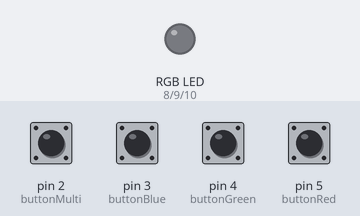
Simulated run of this sketch. Board: Arduino Uno, built with avr-gcc and run on an emulated ATmega328P. Parts: an RGB LED mixed from three pins (HIGH = lit). Dashed ring = blinking. Inputs (shaded band) come from the test bench; at power-on: pin 2 (buttonMulti), pin 3 (buttonBlue), pin 4 (buttonGreen), pin 5 (buttonRed) HIGH. Dim RGB values are drawn brighter than linear.

Above: at 1.2 s.
1.3 s: pin 2 (buttonMulti) pulled LOW for 0.15 s
At 1.75 s:
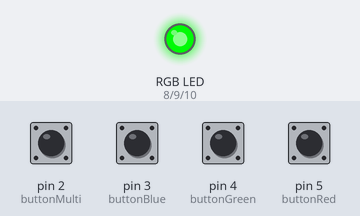
4.3 s: pin 2 (buttonMulti) pulled LOW for 1 s
At 6.0 s:
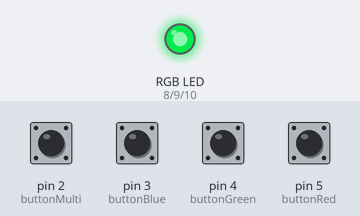
8.3 s: pin 3 (buttonBlue) pulled LOW for 1 s
At 8.75 s:
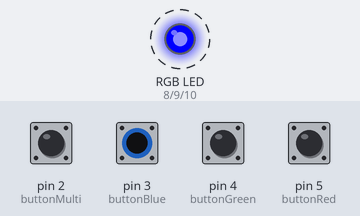
11.0 s: pin 4 (buttonGreen) pulled LOW for 0.15 s
At 12.0 s:
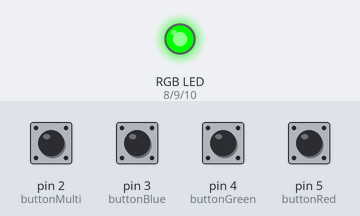
12.8 s: pin 5 (buttonRed) pulled LOW for 0.15 s
At 13.4 s:
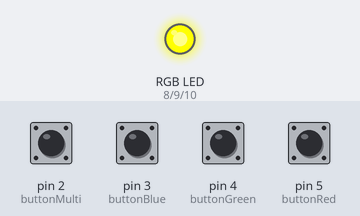
14.6 s: pin 3 (buttonBlue) pulled LOW for 0.15 s
At 16.0 s:
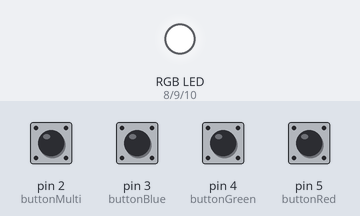
Timing chart, 0 to 17.4 s (numbered marks = the images above; inputs shaded):
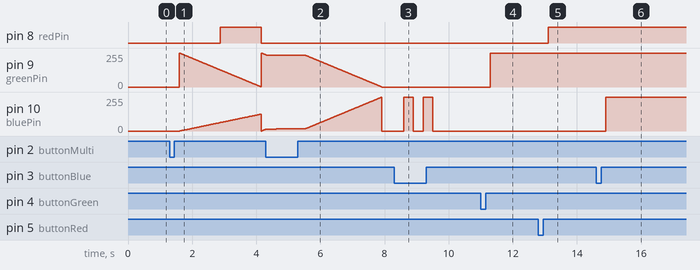

The sketch:

Salle_de_jeux.ino
```cpp
// Définition des broches pour la LED RGB
const int redPin = 8;
const int greenPin = 9;
const int bluePin = 10;

// Définition des broches pour les boutons
const int buttonRed = 5;
const int buttonGreen = 4;
const int buttonBlue = 3;
const int buttonMulti = 2;

// Variables d'état des couleurs
bool redState = false;
bool greenState = false;
bool blueState = false;
bool multiColorMode = false;

// Variables pour gérer l'anti-rebond
bool lastButtonRedState = HIGH;
bool lastButtonGreenState = HIGH;
bool lastButtonBlueState = HIGH;
bool lastButtonMultiState = HIGH;

void setup() {
  pinMode(redPin, OUTPUT);
  pinMode(greenPin, OUTPUT);
  pinMode(bluePin, OUTPUT);
  pinMode(buttonRed, INPUT_PULLUP);
  pinMode(buttonGreen, INPUT_PULLUP);
  pinMode(buttonBlue, INPUT_PULLUP);
  pinMode(buttonMulti, INPUT_PULLUP);
}

void loop() {
  handleButtonToggle(buttonRed, lastButtonRedState, redState);
  handleButtonToggle(buttonGreen, lastButtonGreenState, greenState);
  handleButtonToggle(buttonBlue, lastButtonBlueState, blueState);
  handleButtonToggle(buttonMulti, lastButtonMultiState, multiColorMode);

  if (multiColorMode) {
    rainbowEffect();
  } else {
    digitalWrite(redPin, redState ? HIGH : LOW);
    digitalWrite(greenPin, greenState ? HIGH : LOW);
    digitalWrite(bluePin, blueState ? HIGH : LOW);
  }
}

void handleButtonToggle(int buttonPin, bool &lastButtonState, bool &colorState) {
  bool buttonPressed = digitalRead(buttonPin) == LOW;
  if (buttonPressed && lastButtonState == HIGH) {
    colorState = !colorState;
    delay(300); // Anti-rebond
  }
  lastButtonState = buttonPressed;
}

void rainbowEffect() {
  for (int i = 0; i < 255; i++) {
    analogWrite(redPin, i);
    analogWrite(greenPin, 255 - i);
    analogWrite(bluePin, i / 2);
    checkMultiColorButton(); // Vérifie si le bouton multi est pressé
    delay(10);
  }
  for (int i = 255; i > 0; i--) {
    analogWrite(redPin, i / 2);
    analogWrite(greenPin, i);
    analogWrite(bluePin, 255 - i);
    checkMultiColorButton(); // Vérifie si le bouton multi est pressé
    delay(10);
  }
}

void checkMultiColorButton() {
  bool buttonPressed = digitalRead(buttonMulti) == LOW;
  if (buttonPressed) {
    multiColorMode = false; // Désactive le mode multicolore
    delay(300); // Anti-rebond
  }
}
```

Measured:
- after the input at 1.3 s, pin 8 (redPin): LOW → HIGH after 1.6 s, → LOW 1.3 s later; pin 9 (greenPin): ramps from 255/255 to 1/255 and jumps back, once every 2.6 s
- after the input at 4.3 s, pin 8 (redPin): stays LOW (without the input it goes to HIGH after 3.7 s)
- after the input at 8.3 s, pin 10 (bluePin): alternates 255/255 for 0.30 s and 0/255 for 0.30 s, 4 changes in all, then stays 0/255, starting after 0.30 s
- after the input at 11.0 s, pin 9 (greenPin): 0/255 → 255/255 after 0.30 s
- after the input at 12.8 s, pin 8 (redPin): LOW → HIGH after 0.30 s
- after the input at 14.6 s, pin 10 (bluePin): 0/255 → 255/255 after 0.30 s
- by itself, pin 10 (bluePin): rises from 14/255 to 254/255 in 3.6 s, then falls to 0/255 in 0.01 s
